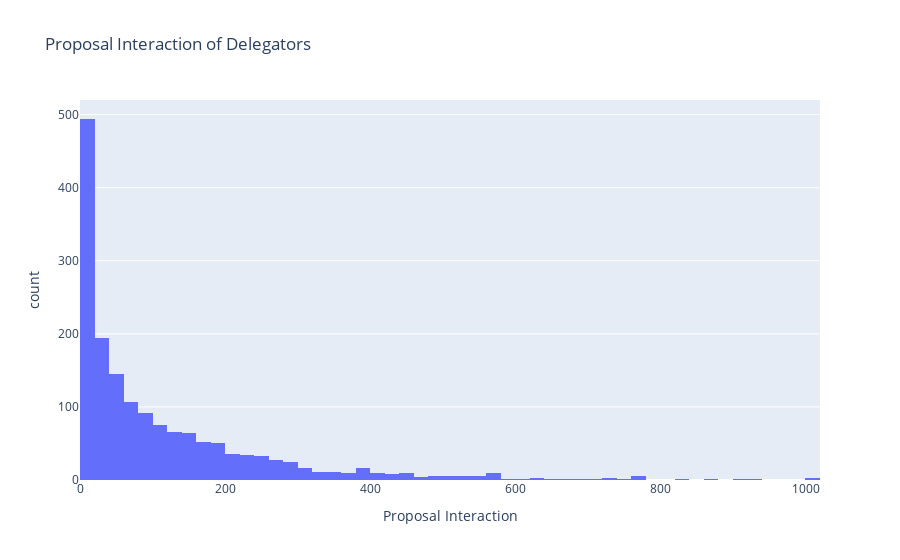

Notebook source saved alongside this figure:
### Code cell
import plotly.express as px

# Proposal interaction of delegators
fig = px.histogram(
    df.loc[df['Is delegator'] == 0, 'Proposal Interaction'],  # Use .loc to index the DataFrame
    x='Proposal Interaction',
    title='Proposal Interaction of Delegators'
)
fig.show()

### Figure 1 — Plotly figure (JSON) as saved in the notebook; plotly's stock layout.template omitted (floating-point values rounded to 4 significant figures; data arrays with more than 128 entries replaced by an {"elided": "..."} marker saying what was removed)
{"data": [{"alignmentgroup": "True", "bingroup": "x", "hovertemplate": "Proposal Interaction=%{x}<br>count=%{y}<extra></extra>", "legendgroup": "", "marker": {"color": "#636efa", "pattern": {"shape": ""}}, "name": "", "offsetgroup": "", "orientation": "v", "showlegend": false, "type": "histogram", "x": {"elided": "1650 int values"}, "xaxis": "x", "yaxis": "y"}], "layout": {"barmode": "relative", "legend": {"tracegroupgap": 0}, "title": {"text": "Proposal Interaction of Delegators"}, "xaxis": {"anchor": "y", "domain": [0, 1], "title": {"text": "Proposal Interaction"}}, "yaxis": {"anchor": "x", "domain": [0, 1], "title": {"text": "count"}}}}
